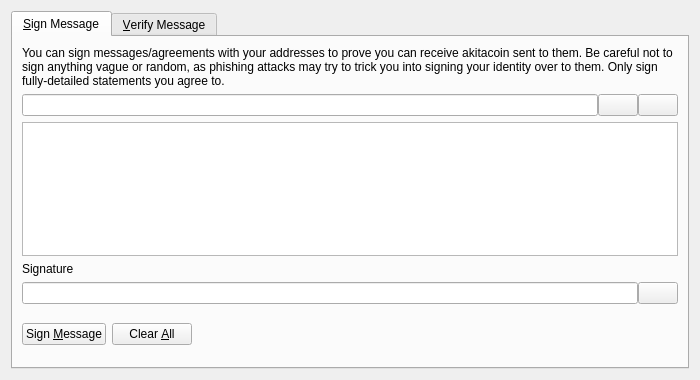
<?xml version="1.0" encoding="UTF-8"?>
<ui version="4.0">
 <class>SignVerifyMessageDialog</class>
 <widget class="QDialog" name="SignVerifyMessageDialog">
  <property name="geometry">
   <rect>
    <x>0</x>
    <y>0</y>
    <width>700</width>
    <height>380</height>
   </rect>
  </property>
  <property name="windowTitle">
   <string>Signatures - Sign / Verify a Message</string>
  </property>
  <property name="modal">
   <bool>true</bool>
  </property>
  <layout class="QVBoxLayout" name="verticalLayout">
   <item>
    <widget class="QTabWidget" name="tabWidget">
     <property name="currentIndex">
      <number>0</number>
     </property>
     <widget class="QWidget" name="tabSignMessage">
      <attribute name="title">
       <string>&amp;Sign Message</string>
      </attribute>
      <layout class="QVBoxLayout" name="verticalLayout_SM">
       <item>
        <widget class="QLabel" name="infoLabel_SM">
         <property name="text">
          <string>You can sign messages/agreements with your addresses to prove you can receive akitacoin sent to them. Be careful not to sign anything vague or random, as phishing attacks may try to trick you into signing your identity over to them. Only sign fully-detailed statements you agree to.</string>
         </property>
         <property name="textFormat">
          <enum>Qt::PlainText</enum>
         </property>
         <property name="wordWrap">
          <bool>true</bool>
         </property>
        </widget>
       </item>
       <item>
        <layout class="QHBoxLayout" name="horizontalLayout_1_SM">
         <property name="spacing">
          <number>0</number>
         </property>
         <item>
          <widget class="QValidatedLineEdit" name="addressIn_SM">
           <property name="toolTip">
            <string>The akitacoin address to sign the message with</string>
           </property>
          </widget>
         </item>
         <item>
          <widget class="QPushButton" name="addressBookButton_SM">
           <property name="toolTip">
            <string>Choose previously used address</string>
           </property>
           <property name="text">
            <string/>
           </property>
           <property name="icon">
            <iconset resource="../akitacoin.qrc">
             <normaloff>:/icons/address-book</normaloff>:/icons/address-book</iconset>
           </property>
           <property name="shortcut">
            <string>Alt+A</string>
           </property>
           <property name="autoDefault">
            <bool>false</bool>
           </property>
          </widget>
         </item>
         <item>
          <widget class="QPushButton" name="pasteButton_SM">
           <property name="toolTip">
            <string>Paste address from clipboard</string>
           </property>
           <property name="text">
            <string/>
           </property>
           <property name="icon">
            <iconset resource="../akitacoin.qrc">
             <normaloff>:/icons/editpaste</normaloff>:/icons/editpaste</iconset>
           </property>
           <property name="shortcut">
            <string>Alt+P</string>
           </property>
           <property name="autoDefault">
            <bool>false</bool>
           </property>
          </widget>
         </item>
        </layout>
       </item>
       <item>
        <widget class="QPlainTextEdit" name="messageIn_SM">
         <property name="toolTip">
          <string>Enter the message you want to sign here</string>
         </property>
        </widget>
       </item>
       <item>
        <widget class="QLabel" name="signatureLabel_SM">
         <property name="text">
          <string>Signature</string>
         </property>
         <property name="textFormat">
          <enum>Qt::PlainText</enum>
         </property>
        </widget>
       </item>
       <item>
        <layout class="QHBoxLayout" name="horizontalLayout_2_SM">
         <property name="spacing">
          <number>0</number>
         </property>
         <item>
          <widget class="QLineEdit" name="signatureOut_SM">
           <property name="font">
            <font>
             <italic>true</italic>
            </font>
           </property>
           <property name="readOnly">
            <bool>true</bool>
           </property>
          </widget>
         </item>
         <item>
          <widget class="QPushButton" name="copySignatureButton_SM">
           <property name="toolTip">
            <string>Copy the current signature to the system clipboard</string>
           </property>
           <property name="text">
            <string/>
           </property>
           <property name="icon">
            <iconset resource="../akitacoin.qrc">
             <normaloff>:/icons/editcopy</normaloff>:/icons/editcopy</iconset>
           </property>
           <property name="autoDefault">
            <bool>false</bool>
           </property>
          </widget>
         </item>
        </layout>
       </item>
       <item>
        <layout class="QHBoxLayout" name="horizontalLayout_3_SM">
         <item>
          <widget class="QPushButton" name="signMessageButton_SM">
           <property name="toolTip">
            <string>Sign the message to prove you own this akitacoin address</string>
           </property>
           <property name="text">
            <string>Sign &amp;Message</string>
           </property>
           <property name="icon">
            <iconset resource="../akitacoin.qrc">
             <normaloff>:/icons/edit</normaloff>:/icons/edit</iconset>
           </property>
           <property name="autoDefault">
            <bool>false</bool>
           </property>
          </widget>
         </item>
         <item>
          <widget class="QPushButton" name="clearButton_SM">
           <property name="toolTip">
            <string>Reset all sign message fields</string>
           </property>
           <property name="text">
            <string>Clear &amp;All</string>
           </property>
           <property name="icon">
            <iconset resource="../akitacoin.qrc">
             <normaloff>:/icons/remove</normaloff>:/icons/remove</iconset>
           </property>
           <property name="autoDefault">
            <bool>false</bool>
           </property>
          </widget>
         </item>
         <item>
          <spacer name="horizontalSpacer_1_SM">
           <property name="orientation">
            <enum>Qt::Horizontal</enum>
           </property>
           <property name="sizeHint" stdset="0">
            <size>
             <width>40</width>
             <height>48</height>
            </size>
           </property>
          </spacer>
         </item>
         <item>
          <widget class="QLabel" name="statusLabel_SM">
           <property name="font">
            <font>
             <weight>75</weight>
             <bold>true</bold>
            </font>
           </property>
           <property name="text">
            <string/>
           </property>
           <property name="wordWrap">
            <bool>true</bool>
           </property>
          </widget>
         </item>
         <item>
          <spacer name="horizontalSpacer_2_SM">
           <property name="orientation">
            <enum>Qt::Horizontal</enum>
           </property>
           <property name="sizeHint" stdset="0">
            <size>
             <width>40</width>
             <height>48</height>
            </size>
           </property>
          </spacer>
         </item>
        </layout>
       </item>
      </layout>
     </widget>
     <widget class="QWidget" name="tabVerifyMessage">
      <attribute name="title">
       <string>&amp;Verify Message</string>
      </attribute>
      <layout class="QVBoxLayout" name="verticalLayout_VM">
       <item>
        <widget class="QLabel" name="infoLabel_VM">
         <property name="text">
          <string>Enter the receiver's address, message (ensure you copy line breaks, spaces, tabs, etc. exactly) and signature below to verify the message. Be careful not to read more into the signature than what is in the signed message itself, to avoid being tricked by a man-in-the-middle attack. Note that this only proves the signing party receives with the address, it cannot prove sendership of any transaction!</string>
         </property>
         <property name="textFormat">
          <enum>Qt::PlainText</enum>
         </property>
         <property name="alignment">
          <set>Qt::AlignLeading|Qt::AlignLeft|Qt::AlignTop</set>
         </property>
         <property name="wordWrap">
          <bool>true</bool>
         </property>
        </widget>
       </item>
       <item>
        <layout class="QHBoxLayout" name="horizontalLayout_1_VM">
         <property name="spacing">
          <number>0</number>
         </property>
         <item>
          <widget class="QValidatedLineEdit" name="addressIn_VM">
           <property name="toolTip">
            <string>The akitacoin address the message was signed with</string>
           </property>
          </widget>
         </item>
         <item>
          <widget class="QPushButton" name="addressBookButton_VM">
           <property name="toolTip">
            <string>Choose previously used address</string>
           </property>
           <property name="text">
            <string/>
           </property>
           <property name="icon">
            <iconset resource="../akitacoin.qrc">
             <normaloff>:/icons/address-book</normaloff>:/icons/address-book</iconset>
           </property>
           <property name="shortcut">
            <string>Alt+A</string>
           </property>
           <property name="autoDefault">
            <bool>false</bool>
           </property>
          </widget>
         </item>
        </layout>
       </item>
       <item>
        <widget class="QPlainTextEdit" name="messageIn_VM"/>
       </item>
       <item>
        <widget class="QValidatedLineEdit" name="signatureIn_VM"/>
       </item>
       <item>
        <layout class="QHBoxLayout" name="horizontalLayout_2_VM">
         <item>
          <widget class="QPushButton" name="verifyMessageButton_VM">
           <property name="toolTip">
            <string>Verify the message to ensure it was signed with the specified akitacoin address</string>
           </property>
           <property name="text">
            <string>Verify &amp;Message</string>
           </property>
           <property name="icon">
            <iconset resource="../akitacoin.qrc">
             <normaloff>:/icons/transaction_0</normaloff>:/icons/transaction_0</iconset>
           </property>
           <property name="autoDefault">
            <bool>false</bool>
           </property>
          </widget>
         </item>
         <item>
          <widget class="QPushButton" name="clearButton_VM">
           <property name="toolTip">
            <string>Reset all verify message fields</string>
           </property>
           <property name="text">
            <string>Clear &amp;All</string>
           </property>
           <property name="icon">
            <iconset resource="../akitacoin.qrc">
             <normaloff>:/icons/remove</normaloff>:/icons/remove</iconset>
           </property>
           <property name="autoDefault">
            <bool>false</bool>
           </property>
          </widget>
         </item>
         <item>
          <spacer name="horizontalSpacer_1_VM">
           <property name="orientation">
            <enum>Qt::Horizontal</enum>
           </property>
           <property name="sizeHint" stdset="0">
            <size>
             <width>40</width>
             <height>48</height>
            </size>
           </property>
          </spacer>
         </item>
         <item>
          <widget class="QLabel" name="statusLabel_VM">
           <property name="font">
            <font>
             <weight>75</weight>
             <bold>true</bold>
            </font>
           </property>
           <property name="text">
            <string/>
           </property>
           <property name="wordWrap">
            <bool>true</bool>
           </property>
          </widget>
         </item>
         <item>
          <spacer name="horizontalSpacer_2_VM">
           <property name="orientation">
            <enum>Qt::Horizontal</enum>
           </property>
           <property name="sizeHint" stdset="0">
            <size>
             <width>40</width>
             <height>48</height>
            </size>
           </property>
          </spacer>
         </item>
        </layout>
       </item>
      </layout>
     </widget>
    </widget>
   </item>
  </layout>
 </widget>
 <customwidgets>
  <customwidget>
   <class>QValidatedLineEdit</class>
   <extends>QLineEdit</extends>
   <header>qvalidatedlineedit.h</header>
  </customwidget>
 </customwidgets>
 <resources>
  <include location="../akitacoin.qrc"/>
 </resources>
 <connections/>
</ui>
